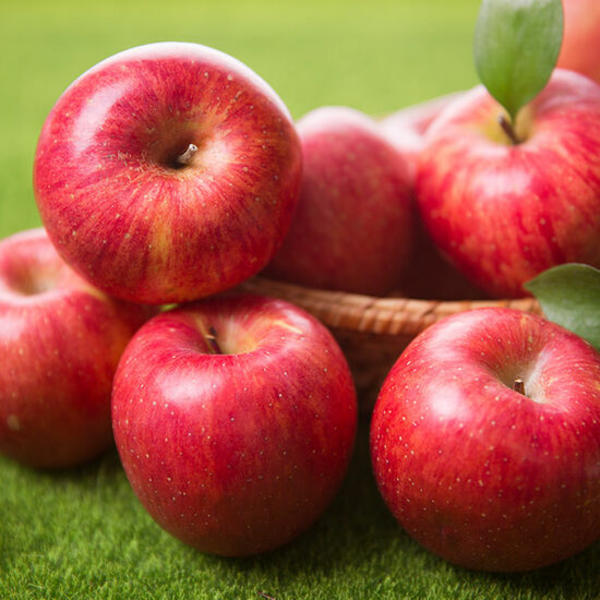
#> input picture OpenCV/opencv_vision_file/images/object.jpg, 600 x 600 px, found by its file name
$ python OpenCV_BGR_track_bar_adjustment.py
#> lines starting #> are read from the running program, lines starting #| are printed output that depends on the picture
import cv2
import os
from copy import deepcopy
os.chdir('C:/Users/PC021/Downloads/05-컴퓨터비전-이미지파일/05-컴퓨터비전-이미지파일')

def color(pos,i):
    img[:,:,i] = pos % 256
    cv2.imshow('image', img)

img = cv2.imread('images/object.jpg')
#> img is the input picture: shape (600, 600, 3); mean B, G, R 63.8, 87.8, 160.5
cv2.namedWindow('image')

for col_idx, col_name in enumerate(['Blue','Green','Red']):
     cv2.createTrackbar( col_name, 'image', 0, 255, lambda pos: color(pos,col_idx))
#> this loop made 3 passes; slider 'Blue' is set to 85
#> in color, `img[:,:,i] = pos % 256`:
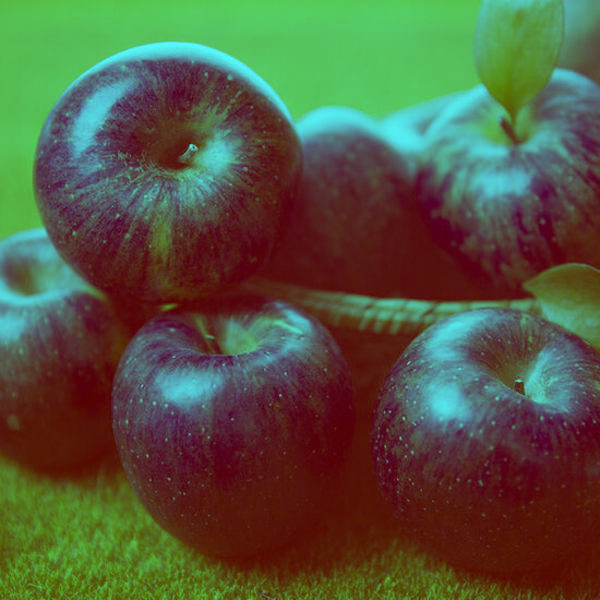
#> img: shape (600, 600, 3); mean B, G, R 63.8, 87.8, 85

cv2.waitKey()
cv2.destroyAllWindows()

$ run again, with OpenCV/opencv_vision_file/images/PARK1.jpg copied over OpenCV/opencv_vision_file/images/object.jpg
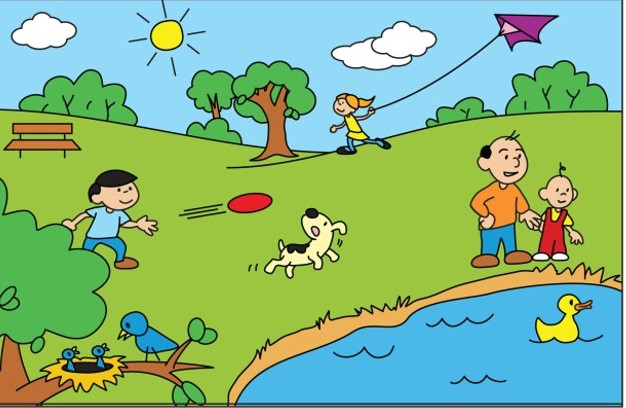
#> input picture OpenCV/opencv_vision_file/images/PARK1.jpg, 626 x 408 px, found by its file name
#> img is the input picture: shape (408, 626, 3); mean B, G, R 130.9, 182.6, 134
#> the loop `for col_idx, col_name in enumerate(['Blue','Green','Red']):` made 3 passes; slider 'Blue' is set to 85
#> in color, `img[:,:,i] = pos % 256`:
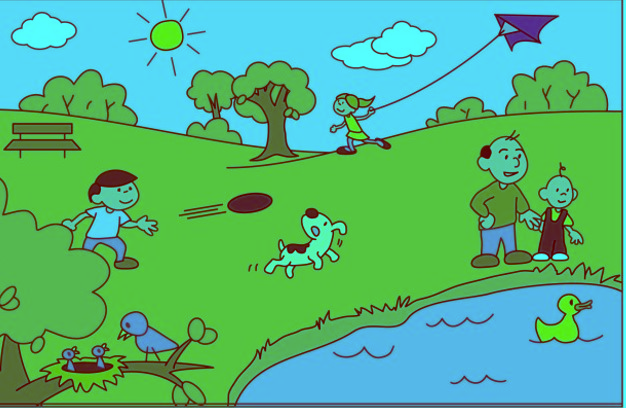
#> img: shape (408, 626, 3); mean B, G, R 130.9, 182.6, 85

$ run again, with OpenCV/opencv_vision_file/images/PARK2.jpg copied over OpenCV/opencv_vision_file/images/object.jpg
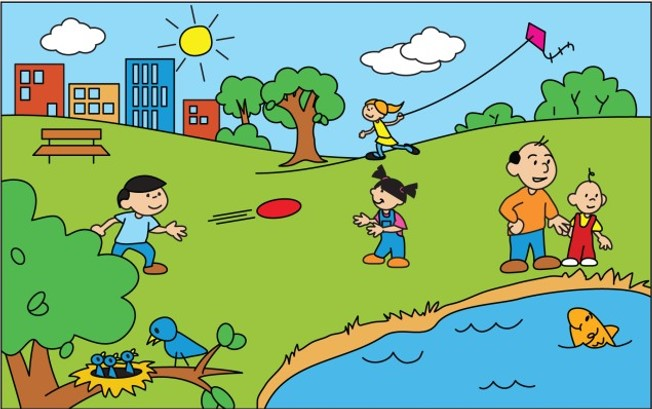
#> input picture OpenCV/opencv_vision_file/images/PARK2.jpg, 652 x 409 px, found by its file name
#> img is the input picture: shape (409, 652, 3); mean B, G, R 128.8, 179.3, 132.8
#> the loop `for col_idx, col_name in enumerate(['Blue','Green','Red']):` made 3 passes; slider 'Blue' is set to 85
#> in color, `img[:,:,i] = pos % 256`:
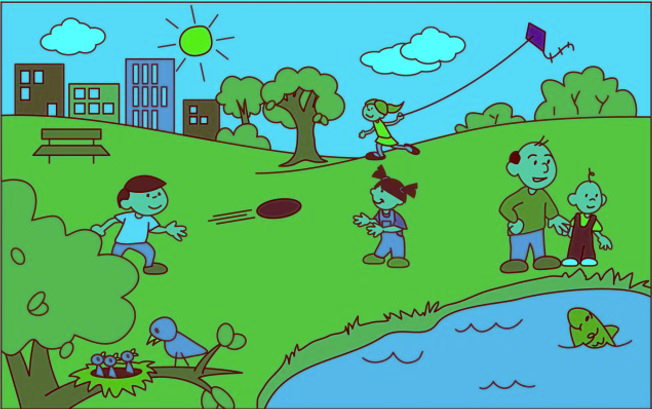
#> img: shape (409, 652, 3); mean B, G, R 128.8, 179.3, 85
